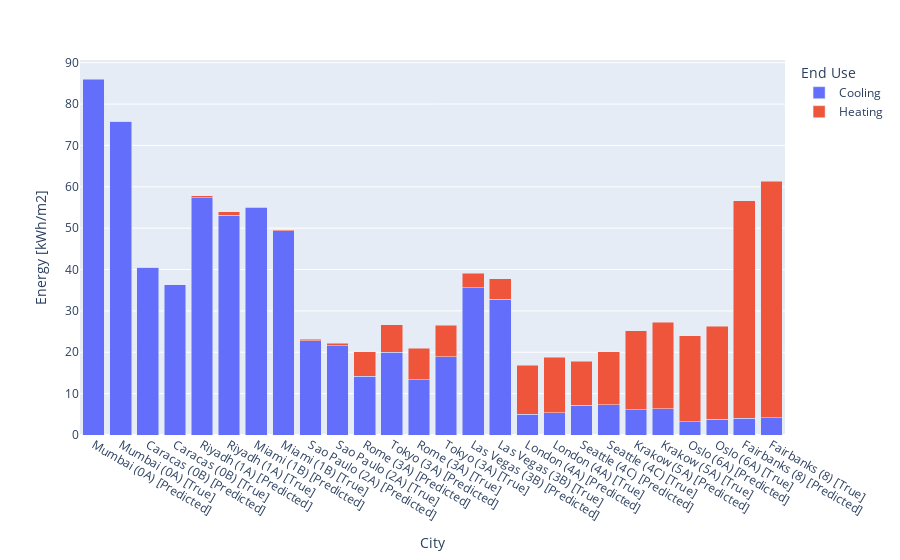

Notebook cell for this chart:
### Markdown cell above
## UBEM Annual Analysis w/ COPs (no electricity) Breakdown Viz

### Code cell
ubem = annual.swaplevel(0, 2, axis=1).swaplevel(1, 2, axis=1).sort_index(axis=1)
elec_heating_p = 0.1
is_elec_heating = np.random.rand(len(ubem)) < elec_heating_p
heating_cop = (
    is_elec_heating * np.random.rand(len(ubem)) * 2
    + 2
    + (1 - is_elec_heating) * (0.92 + np.random.rand(len(ubem)) * 0.05)
)
cooling_cop = np.random.rand(len(ubem)) * 2 + 2
ubem["Heating"] = ubem["Heating"] / heating_cop.reshape(-1, 1)
ubem["Cooling"] = ubem["Cooling"] / cooling_cop.reshape(-1, 1)
# ubem =ubem.drop("Electricity",axis=1)

# # aggregate to total building normalized energy
# ubem = ubem.T.groupby(level=[1, 2]).sum().T

# ubem is in kWh/m2, so before summing we need to multiply by GFAs
ubem = building_features.gfa.values.reshape(-1, 1) * ubem
ubem = ubem.swaplevel(0, 1, axis=1).sum() / building_features.gfa.sum()

ubem = pd.DataFrame(ubem, columns=["Energy [kWh/m2]"])

ubem = ubem.drop("Electricity", level=1)
ubem = ubem.drop("Residuals").reset_index()
ubem["Climate Zone"] = (
    city_df.set_index("name").loc[ubem["City"]]["Climate Zone"].values
)
ubem = ubem.sort_values(["Climate Zone", "Segment"])
ubem["City"] = (
    city_df.set_index("name").loc[ubem["City"]]["Display Name"].values
    + " ["
    + ubem["Segment"]
    + "]"
)


px.bar(
    ubem,
    x="City",
    y="Energy [kWh/m2]",
    barmode="stack",
    color="End Use",
    color_discrete_map={
        "Heating": "#EF553B",
        "Cooling": "#636EFA",
        "Electricity": "#00CC96",
    },
)

### Figure 1 — Plotly figure (JSON) as saved in the notebook; plotly's stock layout.template omitted (floating-point values rounded to 4 significant figures)
{"data": [{"alignmentgroup": "True", "hovertemplate": "End Use=Cooling<br>City=%{x}<br>Energy [kWh/m2]=%{y}<extra></extra>", "legendgroup": "Cooling", "marker": {"color": "#636EFA", "pattern": {"shape": ""}}, "name": "Cooling", "offsetgroup": "Cooling", "orientation": "v", "showlegend": true, "textposition": "auto", "type": "bar", "x": ["Mumbai (0A) [Predicted]", "Mumbai (0A) [True]", "Caracas (0B) [Predicted]", "Caracas (0B) [True]", "Riyadh (1A) [Predicted]", "Riyadh (1A) [True]", "Miami (1B) [Predicted]", "Miami (1B) [True]", "Sao Paulo (2A) [Predicted]", "Sao Paulo (2A) [True]", "Rome (3A) [Predicted]", "Tokyo (3A) [Predicted]", "Rome (3A) [True]", "Tokyo (3A) [True]", "Las Vegas (3B) [Predicted]", "Las Vegas (3B) [True]", "London (4A) [Predicted]", "London (4A) [True]", "Seattle (4C) [Predicted]", "Seattle (4C) [True]", "Krakow (5A) [Predicted]", "Krakow (5A) [True]", "Oslo (6A) [Predicted]", "Oslo (6A) [True]", "Fairbanks (8) [Predicted]", "Fairbanks (8) [True]"], "xaxis": "x", "y": [86.12, 75.83, 40.61, 36.3, 57.37, 53.13, 55.08, 49.37, 22.74, 21.56, 14.21, 20.0, 13.42, 18.95, 35.6, 32.87, 5.017, 5.357, 7.253, 7.32, 6.074, 6.321, 3.197, 3.758, 3.996, 4.198], "yaxis": "y"}, {"alignmentgroup": "True", "hovertemplate": "End Use=Heating<br>City=%{x}<br>Energy [kWh/m2]=%{y}<extra></extra>", "legendgroup": "Heating", "marker": {"color": "#EF553B", "pattern": {"shape": ""}}, "name": "Heating", "offsetgroup": "Heating", "orientation": "v", "showlegend": true, "textposition": "auto", "type": "bar", "x": ["Mumbai (0A) [Predicted]", "Mumbai (0A) [True]", "Caracas (0B) [Predicted]", "Caracas (0B) [True]", "Riyadh (1A) [Predicted]", "Riyadh (1A) [True]", "Miami (1B) [Predicted]", "Miami (1B) [True]", "Sao Paulo (2A) [Predicted]", "Sao Paulo (2A) [True]", "Rome (3A) [Predicted]", "Tokyo (3A) [Predicted]", "Rome (3A) [True]", "Tokyo (3A) [True]", "Las Vegas (3B) [Predicted]", "Las Vegas (3B) [True]", "London (4A) [Predicted]", "London (4A) [True]", "Seattle (4C) [Predicted]", "Seattle (4C) [True]", "Krakow (5A) [Predicted]", "Krakow (5A) [True]", "Oslo (6A) [Predicted]", "Oslo (6A) [True]", "Fairbanks (8) [Predicted]", "Fairbanks (8) [True]"], "xaxis": "x", "y": [-0.08649, 0.002636, -0.05779, 0.02178, 0.4507, 0.8271, 0.03597, 0.2342, 0.4237, 0.6708, 5.902, 6.651, 7.524, 7.636, 3.482, 4.923, 11.83, 13.45, 10.61, 12.75, 19.15, 20.96, 20.84, 22.54, 52.6, 57.19], "yaxis": "y"}], "layout": {"barmode": "stack", "legend": {"title": {"text": "End Use"}, "tracegroupgap": 0}, "margin": {"t": 60}, "xaxis": {"anchor": "y", "domain": [0, 1], "title": {"text": "City"}}, "yaxis": {"anchor": "x", "domain": [0, 1], "title": {"text": "Energy [kWh/m2]"}}}}
